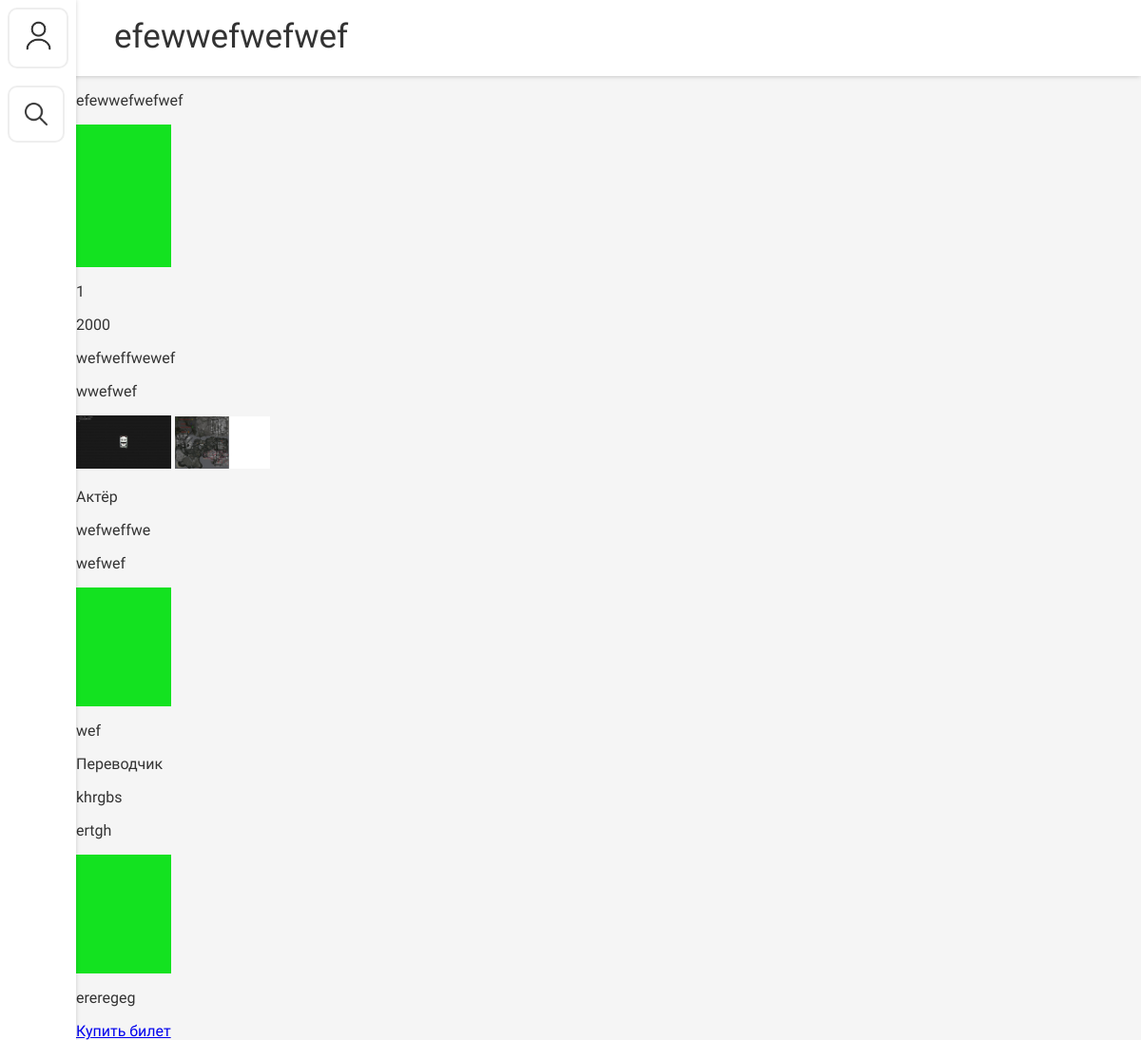
Screenshot of /film/efewwefwefwef/ with the database file from the repository.
### film_app/models.py (models this page shows)
class Film(models.Model):
    title = models.CharField(max_length=50, db_index=True, blank=False, verbose_name='Название фильма')
    slug = models.SlugField(unique=True, blank=False, db_index=True, verbose_name='URL')
    cat = models.ForeignKey('Category', blank=False, on_delete=models.CASCADE, verbose_name='Категория')
    photo = models.ImageField(upload_to='film_photo/%Y/%m/%d/', blank=False,
                              validators=[photo_resolution_validator], verbose_name='Постер')
    video = models.FileField(upload_to='film_video/%Y/%m/%d/', blank=True, verbose_name='Трейлер')
    description = models.TextField(blank=False, verbose_name='Описание')
    year = models.IntegerField(blank=False, validators=[year_of_film_release_validator], verbose_name='Год выпуска')
    grade = models.IntegerField(blank=True, default=1, verbose_name='Оценка',
                                validators=[
                                    MinValueValidator(1),
                                    MaxValueValidator(5),
                                ])

class Category(models.Model):
    title = models.CharField(max_length=50, blank=False, verbose_name='Категория')
    slug = models.SlugField(unique=True, blank=False, db_index=True, verbose_name='URL')
    def __str__(self):
        return self.title

class PhotosFilm(models.Model):
    film = models.ForeignKey(Film, on_delete=models.CASCADE, verbose_name='Фильм')
    photo = models.ImageField(upload_to='film_photos/%Y/%m/%d/', blank=False,
                              validators=[photo_for_film_validator], verbose_name='Фото')

class People(models.Model):
    film = models.ForeignKey(Film, on_delete=models.CASCADE, verbose_name='Фильм')
    status = models.CharField(choices=status_people, blank=False, max_length=50, verbose_name='Статус')
    name = models.CharField(max_length=50, db_index=True, blank=False, verbose_name='Имя')
    surname = models.CharField(max_length=50, db_index=True, blank=False, verbose_name='Фамилия')
    slug = models.SlugField(unique=True, blank=False, db_index=True, verbose_name='URL')
    photo = models.ImageField(upload_to='people_photo/%Y/%m/%d/', blank=False,
                              validators=[photo_actor_resolution_validator], verbose_name='Фото')
    biography = models.TextField(blank=False, verbose_name='Биография')

### film_app/views.py (the view)
# urls.py: path('film/<slug:film_slug>/', views.show_film, name='show_film'),
def show_film(request, film_slug):
    film = get_object_or_404(Film, slug=film_slug)
    peoples = People.objects.filter(film__slug=film_slug)
    photos_film = PhotosFilm.objects.filter(film__slug=film_slug)
    return render(request, 'show_film.html', {
        'film': film,
        'peoples': peoples,
        'photos': photos_film,
    })

### film_app/templates/show_film.html
{% extends 'base/base.html' %}
{% load static %}
{% block title %} {{ film.title }} {% endblock %}
{% block content %}
<link rel="stylesheet" href="{% static 'css/show_film.css' %}">
<link rel="stylesheet" href="{% static 'css/responsive/show_film_responsive.css' %}">
<div class="film-container">
    <div class="film-info">
        <p>{{ film.title }}</p>
        {% if film.photo %}
            <img style='width: 100px;' src="{{ film.photo.url }}">
        {% endif %}
        <p>{{ film.grade }}</p>
        <p>{{ film.year }}</p>
        <p>{{ film.cat }}</p>
        <p>{{ film.description }}</p>
    </div>
    <div class="photos-film">
        {% for photo in photos %}
            {% if photo.photo %}
                <img style='width: 100px;' src="{{ photo.photo.url }}">
            {% endif %}
        {% endfor %}
    </div>
    <div class="peoples-film">
        {% for people in peoples %}
            <p>{{ people.status }}</p>
            <p>{{ people.name }}</p>
            <p>{{ people.surname }}</p>
            {% if people.photo %}
                <img style='width: 100px;' src="{{ people.photo.url }}">
            {% endif %}
            <p>{{ people.biography }}</p>
        {% endfor %}
    </div>
    <a href="{% url 'sessions_for_the_film' film.slug %}">Купить билет</a>
</div>
{% endblock %}

### film_app/templates/base/base.html (shortened to what this page needs)
{% load static %}
<link rel="stylesheet" href="{% static 'css/base.css' %}">
<link rel="stylesheet" href="{% static 'css/responsive/base_responsive.css' %}">
<div class="navbar-container">
    <div class="navbar-y">
        <a class='button-profile' href="/">
            <img src="{% static 'images/profile.png' %}">
        </a>
        <div class="search-container">
            <button class='button-search' onclick="openPopup()">
                <img src="{% static 'images/search.png' %}">
            </button>
        </div>
    </div>
    <div id="fixedDiv" class="navbar-x">
        <p class="site-title">{% block title %}{% endblock %}</p>
    </div>
</div>
<div class="body">
    {% block content %}
{% endblock %}
</div>

### film_app/static/css/base.css (style rules this page uses)
.body { display: flex; }
.navbar-x, .navbar-y, .search-form-container { background-color: #ffffff; }
.button-profile, .button-search, .button-profile-x { background-color: #ffffff; position: absolute; cursor: pointer; }
.search-container { display: flex; }

### film_app/static/css/responsive/base_responsive.css (style rules this page uses)
@media (min-width: 768px) { .navbar-x { width: 100%; height: 80px; box-shadow: -1px 0px 5px rgba(0, 0, 0, 0.25); } }
@media (min-width: 768px) { .navbar-y { width: 80px; height: 100%; text-align: center; box-shadow: -1px 0px 5px rgba(0, 0, 0, 0.25); position: fixed; } }
@media (min-width: 768px) { .site-title { padding: 18px 0 0 120px; font-size: 35px; } }
@media (min-width: 768px) { .button-profile, .button-search { width: 60px; height: 60px; left: 0; margin: 8px; border-radius: 10px; border: 2px solid #eeeeee; } }
@media (min-width: 768px) { .button-search { margin-top: 90px; } }
@media (min-width: 768px) { .button-profile img { width: 55%; margin-top: 11px; } }
@media (min-width: 768px) { .button-search img { width: 53%; } }
@media (min-width: 768px) { .button-search { display: block; } }

### film_app/static/css/show_film.css (style rules this page uses)
.film-container { width: 100%; margin-left: 80px; }

### rows the page displays
Film: title "efewwefwefwef", photo (picture), grade "1", year "2000", cat "wefweffwewef", description "wwefwef"
PhotosFilm: photo (picture)
PhotosFilm: photo (picture)
People: status "Актёр", name "wefweffwe", surname "wefwef", photo (picture), biography "wef"
People: status "Переводчик", name "khrgbs", surname "ertgh", photo (picture), biography "ereregeg"
